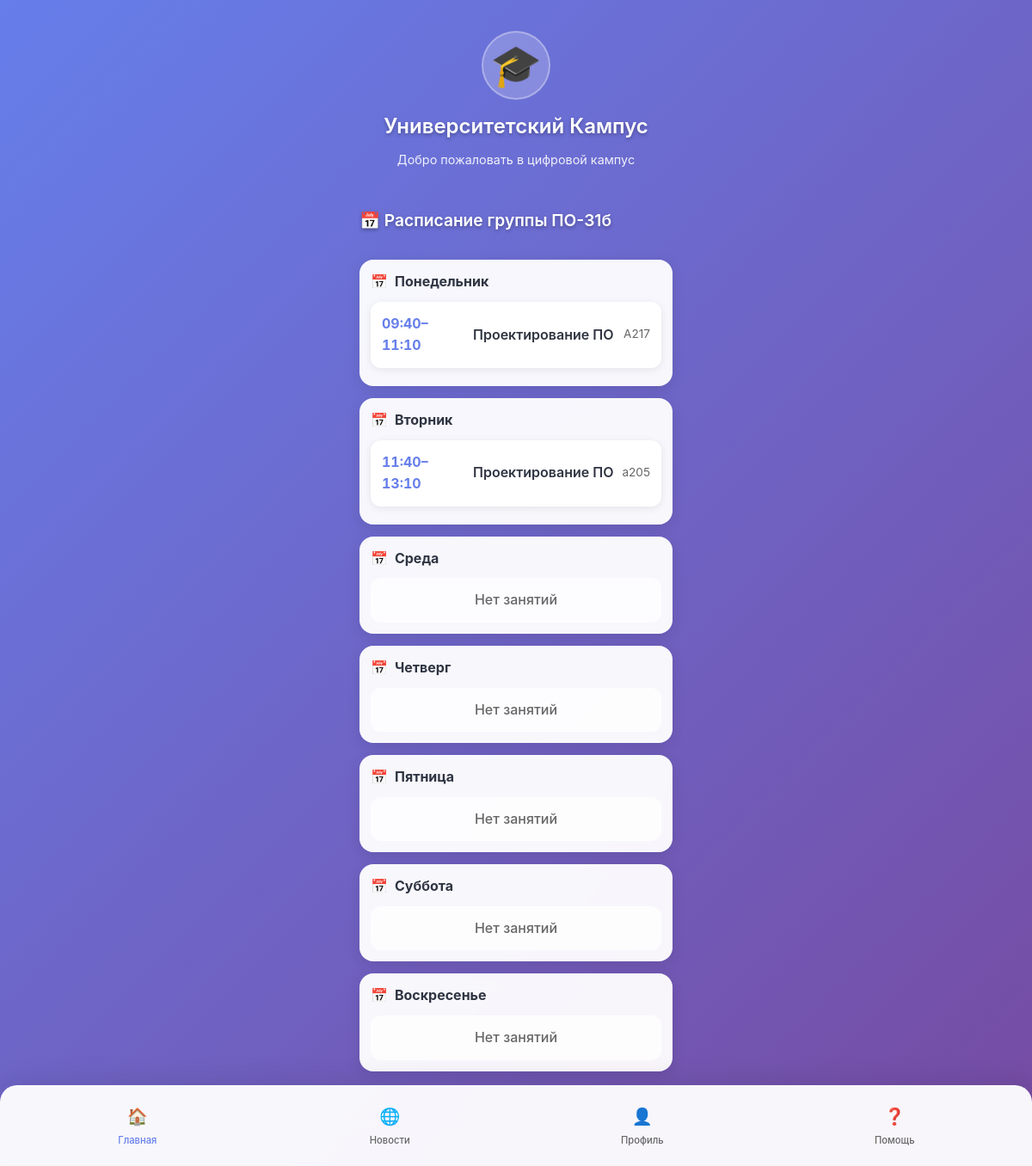
Page /schedule/ on the committed database.
### main/models.py (models this page shows, shortened)
class StudentGroup(models.Model):
    university = models.ForeignKey('University', on_delete=models.CASCADE, related_name='groups', null=True)
    program = models.ForeignKey('Program', on_delete=models.PROTECT, related_name='groups') # программа обучения
    name = models.CharField(max_length=64)  # ПО-51
    admission_year = models.PositiveSmallIntegerField()  # год начала учебы
    curator = models.ForeignKey(
        Teacher, on_delete=models.SET_NULL, null=True, blank=True, related_name='curating_groups'
    )
    class Meta:
        unique_together = [("program", "name")]
        indexes = [models.Index(fields=["admission_year"])]

class ScheduleSlot(models.Model):
    WEEKDAY = [
        (1, "Понедельник"),
        (2, "Вторник"),
        (3, "Среда"),
        (4, "Четверг"),
        (5, "Пятница"),
        (6, "Суббота"),
        (7, "Воскресенье"),
    ]
    PARITY = [
        ("all", "Каждую"),
        ("odd", "Нечётные"),
        ("even", "Чётные"),
    ]
    university = models.ForeignKey(
        University, on_delete=models.CASCADE, related_name="schedule_slots", verbose_name="Университет"
    )
    teaching = models.ForeignKey(
        Teaching, on_delete=models.CASCADE, related_name="schedule_slots", verbose_name="Курс (Teaching)"
    )
    groups = models.ManyToManyField(
        StudentGroup, related_name="schedule_slots", blank=True, verbose_name="Группы"
    )
    weekday = models.PositiveSmallIntegerField(choices=WEEKDAY, verbose_name="День недели")
    start_time = models.TimeField(verbose_name="Начало")
    end_time = models.TimeField(verbose_name="Конец")
    week_parity = models.CharField(
        max_length=5, choices=PARITY, default="all", verbose_name="Чётность недели"
    )
    start_date = models.DateField(verbose_name="Дата начала периода")
    end_date = models.DateField(verbose_name="Дата окончания периода")
    building = models.CharField(max_length=64, blank=True, verbose_name="Корпус")
    room = models.CharField(max_length=32, blank=True, verbose_name="Аудитория")
    note = models.CharField(max_length=128, blank=True, verbose_name="Примечание")
    created_at = models.DateTimeField(auto_now_add=True)
    updated_at = models.DateTimeField(auto_now=True)
    class Meta:
        ordering = ["weekday", "start_time"]
        indexes = [
            models.Index(fields=["university", "weekday", "start_time"]),
            models.Index(fields=["start_date", "end_date"]),
        ]
    def applies_on_date(self, date_obj, term_start=None):
        if not (self.start_date <= date_obj <= self.end_date):
            return False
        if self.weekday != date_obj.isoweekday():
            return False
    def effective_for_date(self, date_obj):
        if not self.applies_on_date(date_obj):
            return None

class Teaching(models.Model):
    teacher = models.ForeignKey(Teacher, on_delete=models.CASCADE, related_name='teachings')
    curriculum = models.ForeignKey(Curriculum, on_delete=models.CASCADE, related_name='teachings')
    group = models.ForeignKey(StudentGroup, on_delete=models.SET_NULL, null=True, blank=True, related_name='teachings')
    academic_year = models.CharField(max_length=9)  # учбеный год
    semester_in_year = models.PositiveSmallIntegerField(choices=[(1, "осенний"), (2, "весенний")])
    class Meta:
        unique_together = [("teacher", "curriculum", "group", "academic_year")]
        indexes = [models.Index(fields=["academic_year"])]

class Curriculum(models.Model):
    SEMESTER_CHOICES = [(i, f"{i}") for i in range(1, 13)]
    program = models.ForeignKey(Program, on_delete=models.CASCADE, related_name='curriculum') # название учебной программы
    discipline = models.ForeignKey(Discipline, on_delete=models.PROTECT, related_name='curriculum_items') #дисциплна
    semester = models.PositiveSmallIntegerField(choices=SEMESTER_CHOICES) #семестр, в котором изучается программа
    hours = models.PositiveSmallIntegerField(default=0) # количество часов
    control_form = models.CharField(
        max_length=32,
        choices=[("exam", "Экзамен"), ("test", "Зачет"), ("diff_test", "Дифф. зачет")],
        default="exam"
    ) # форма оценивания
    class Meta:
        unique_together = [("program", "discipline", "semester")]

class Discipline(models.Model):
    code = models.CharField(max_length=32, blank=True)
    title = models.CharField(max_length=256)
    ects = models.DecimalField(max_digits=4, decimal_places=1, null=True, blank=True)
    class Meta:
        unique_together = [("code", "title")]

### main/views/student.py (the view)
# urls.py: path('schedule/', views.student_schedule_view, name='student_schedule_view'),
def student_schedule_view(request):
    person = Person.objects.filter(pk=1).first()
    student = getattr(person, 'student', None)
    if not student:
        return HttpResponseForbidden("Доступно только студентам")
    group = student.student_group
    today = timezone.localdate()
    slots = (
        ScheduleSlot.objects
        .filter(university_id=student.university_id)
        .filter(Q(groups__id=group.id) | Q(teaching__group_id=group.id))
        .select_related(
            "teaching",
            "teaching__curriculum",
            "teaching__curriculum__discipline",
            "teaching__teacher",
            "teaching__teacher__person",
        )
        .prefetch_related("groups", "exceptions")
        .distinct()
        .order_by("weekday", "start_time")
    )
    week = {i: [] for i in range(1, 8)}
    for slot in slots:
        week[slot.weekday].append({
            "slot": slot,
            "today_effective": slot.effective_for_date(today),
        })
    context = {
        "group": group,
        "week": week,
        "today": today,
    }
    return render(request, "main/schedule/student_schedule.html", context)

### main/templatetags/weekdays.py (called while the page is built)
@register.filter
def weekday_name(value):
    return WEEKDAY_NAMES.get(value, "")

### main/templates/main/schedule/student_schedule.html
{% extends 'main/index.html' %}
{% load weekdays %}
{% load static %}
{% block extra_styles %}
    <link rel="stylesheet" href="{% static 'css/student_schedule.css' %}">
{% endblock %}
{% block content %}
    <section class="schedule-section">
        <h2 class="section-title">📅 Расписание группы {{ group.name }}</h2>
        {% for weekday, slots in week.items %}
            <div class="schedule-day">
                <h3 class="day-title">{{ weekday|weekday_name }}</h3>
                {% if slots %}
                    {% for s in slots %}
                        {% with slot=s.slot %}
                            <div class="schedule-card">
                                <div class="schedule-time">{{ slot.start_time | date:"H:i" }}–{{ slot.end_time | date:"H:i"}}</div>
                                <div class="schedule-subject">{{ slot.teaching.curriculum.discipline.title }}</div>
                                <div class="schedule-meta">
                                    {{ slot.building }} {{ slot.room }}
                                </div>
                            </div>
                        {% endwith %}
                    {% endfor %}
                {% else %}
                    <div class="schedule-empty">Нет занятий</div>
                {% endif %}
            </div>
        {% endfor %}
    </section>
{% endblock %}

### main/static/css/styles.css (style rules this page uses)
* { margin: 0; padding: 0; box-sizing: border-box; -webkit-tap-highlight-color: transparent; }
html, body { height: 100%; }
body { font-family: -apple-system, BlinkMacSystemFont, 'Segoe UI', Roboto, Oxygen, Ubuntu, sans-serif; background: linear-gradient(135deg, #667eea 0%, #764ba2 100%); color: #333; line-height: 1.6; min-height: 100vh; padding: env(safe-area-inset-top) env(safe-area-inset-right) env(safe-area-inset-bottom) env(safe-area-inset-left); display: flex; flex-direction: column; background-attachment: fixed; }
.section-title { color: white; font-size: 1.2rem; font-weight: 600; margin-bottom: 16px; text-shadow: 0 2px 4px rgba(0, 0, 0, 0.3); }

### main/static/css/student_schedule.css (style rules this page uses)
.schedule-section { display: flex; flex-direction: column; gap: 14px; }
.schedule-day { background: rgba(255, 255, 255, 0.95); border-radius: 16px; padding: 12px; box-shadow: 0 4px 16px rgba(0,0,0,0.1); backdrop-filter: blur(10px); border: 1px solid rgba(255,255,255,0.2); }
.day-title { color: #2f3542; font-size: 1rem; font-weight: 700; margin-bottom: 10px; display: flex; align-items: center; gap: 8px; }
.day-title::before { content: "📅"; font-size: 1rem; }
.schedule-card { display: grid; grid-template-columns: 96px 1fr auto; gap: 10px; align-items: center; background: rgba(255, 255, 255, 0.95); border-radius: 12px; padding: 12px; margin-bottom: 8px; box-shadow: 0 2px 10px rgba(0,0,0,0.08); border: 1px solid rgba(255,255,255,0.2); }
.schedule-time { font-variant-numeric: tabular-nums; font-weight: 700; color: #667eea; }
.schedule-subject { font-weight: 600; color: #2f3542; }
.schedule-meta { font-size: 0.85rem; color: #666; text-align: right; }
.schedule-empty { background: rgba(255, 255, 255, 0.75); border: 1px solid rgba(255, 255, 255, 0.25); border-radius: 12px; padding: 12px; text-align: center; color: #666; font-weight: 500; }

### rows in the picture
StudentGroup: name "ПО-31б"
ScheduleSlot: slot.start_time "09:40", slot.end_time "11:10", slot.teaching.curriculum.discipline "Проектирование ПО", slot.room "А217"
ScheduleSlot: slot.start_time "11:40", slot.end_time "13:10", slot.teaching.curriculum.discipline "Проектирование ПО", slot.room "а205"

### other values in the picture
{{ weekday|weekday_name }} "Понедельник" "Вторник" "Среда" "Четверг" "Пятница" "Суббота" "Воскресенье"
